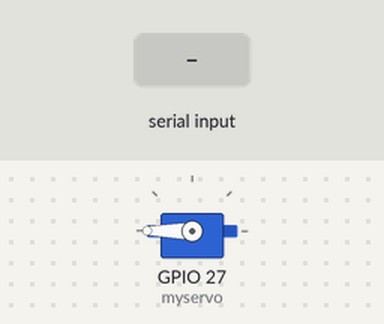
The sketch below on a simulated ESP32. Shown: servo. Inputs (shaded band) come from the test bench. Nothing arrives over Bluetooth unless stated.

Above: at 1.2 s.
1.3 s: "on" received over the second serial link
At 2.45 s:
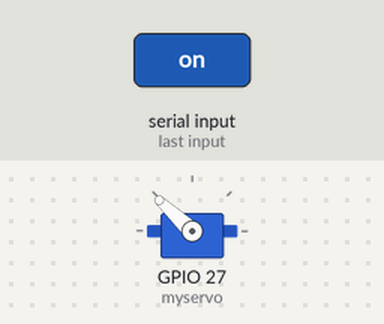
At 3.6 s:
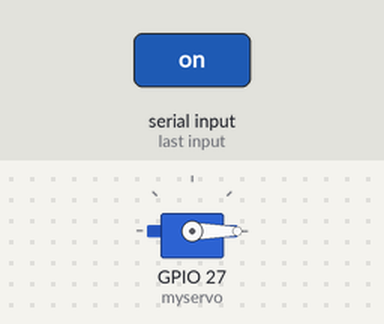
4.3 s: "on" received over the second serial link
At 5.72 s:
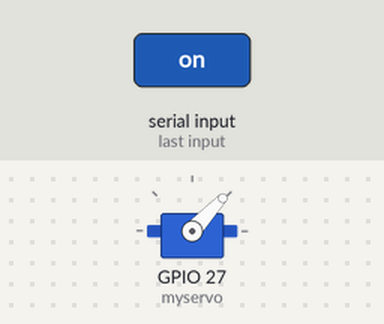
Timing chart, 0 to 7.3 s (numbered marks = the images above; inputs shaded):
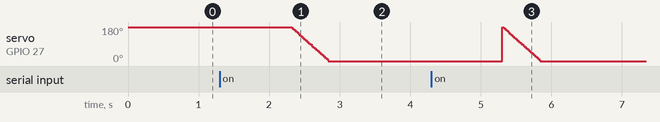

Measured:
- after the input at 1.3 s, servo on GPIO 27 (myservo): moves from 180° to 0° over 0.54 s, starting after 1.0 s

The sketch:

BluetoothSample.ino
```cpp
#include <Servo.h>
#include "BluetoothSerial.h"

#if !defined(CONFIG_BT_ENABLED) || !defined(CONFIG_BLUEDROID_ENABLED)
#error Bluetooth is not enabled! Please run `make menuconfig` to and enable it
#endif

#define BT_NAME "Servo"

BluetoothSerial SerialBT;
Servo myservo; //Servoオブジェクトを作成

void setup() {
  myservo.attach(27); //27番ピンにサーボ制御線（黄色）を接続
  SerialBT.begin(BT_NAME);
  Init();
}

void loop() {
  String readBuf="";

  if (SerialBT.available()) {

    // BlueToothからデータ読み込み
    readBuf = SerialBT.readString();

    if (readBuf.startsWith("on")){
      Open();
    }
  }
}

void Open(){
for (int pos = 180; pos >= 0; pos -= 1) { // goes from 0 degrees to 180 degrees
  // in steps of 1 degree
  myservo.write(pos);              // tell servo to go to position in variable 'pos'
  delay(3);                       // waits 15ms for the servo to reach the position
  }
}
void Init(){
  myservo.write(180);
  delay(5);
}
```
